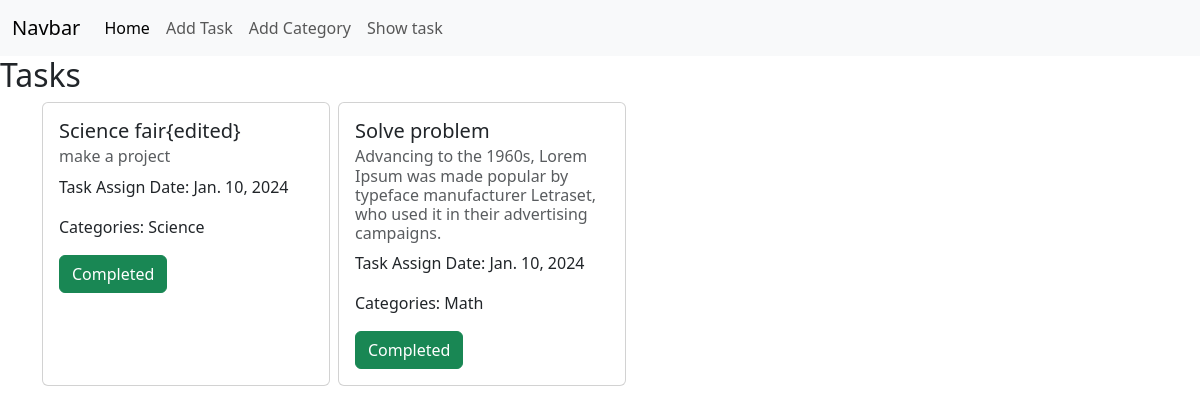
Before: /show_task/ with the older database file.
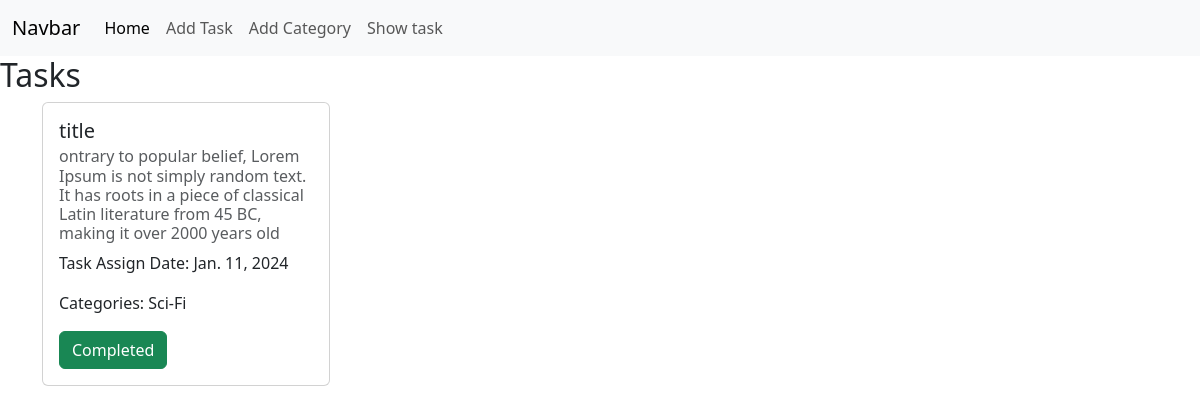
After: the same page with the newer database file.
### task/models.py (models this page shows, shortened)
class TaskModel(models.Model):
    title = models.CharField(max_length=50)
    description = models.TextField()
    is_completed = models.BooleanField(default=False)
    task_Assign_date = models.DateField()
    category = models.ManyToManyField(TaskCategory)

### category/models.py (models this page shows, shortened)
class TaskCategory(models.Model):
    name = models.CharField(max_length=50)

### task_management/views.py (the view)
# urls.py: path('show_task/',views.show_task, name="show_task"),
def show_task(req):
    form = TaskModel.objects.all()
    return render(req, 'show_task.html',{'form':form})

### templates/show_task.html
{% extends "base.html" %}
{% block body %}
<h2>Tasks</h2>
    <div class="container m-auto d-flex flex-wrap gap-2">
            {% if form %}
        {% for data in form %}
            <div class="card" style="width: 18rem;">
                <div class="card-body">
                    <h5 class="card-title">{{ data.title }}</h5>
                    <h6 class="card-subtitle mb-2 text-body-secondary">{{ data.description }}</h6>
                    <p class="card-text">Task Assign Date: {{ data.task_Assign_date }}</p>
                    <p class="card-text">Categories:
                        {% for category in data.category.all %}
                            {{ category.name }}
                        {% endfor %}
                    </p>
                    {% if data.is_completed %}
                    <button class="btn btn-success">Completed</button>
                    {%else%}
                    <a  class="btn btn-warning" href="{% url "edit" data.id %}">Edit</a>
                    <a  class="btn btn-danger" href="{% url "delete" data.id %}">Delete</a>
                    {% endif %}
                </div>
            </div>
        {% endfor %}
    {% else %}
        <p>No tasks found.</p>
    {% endif %}
    </div>
{% endblock body %}

### templates/base.html (shortened to what this page needs)
<!DOCTYPE html>
<html lang="en">
<head>
    <link href="https://cdn.jsdelivr.net/npm/bootstrap@5.3.2/dist/css/bootstrap.min.css" rel="stylesheet">
</head>
<body>
<nav class="navbar navbar-expand-lg bg-body-tertiary">
  <div class="container-fluid">
    <a class="navbar-brand" href="#">Navbar</a>
    <div class="collapse navbar-collapse" id="navbarSupportedContent">
      <ul class="navbar-nav me-auto mb-2 mb-lg-0">
        <li class="nav-item">
          <a class="nav-link active" aria-current="page" href="{% url "homepage" %}">Home</a>
        </li>
        <li class="nav-item">
          <a class="nav-link" href="{% url "task" %}">Add Task</a>
        </li>
        <li class="nav-item">
          <a class="nav-link" href="{% url "category" %}">Add Category</a>
        </li>
        <li class="nav-item">
          <a class="nav-link" href="{% url "show_task" %}">Show task</a>
        </li>
    </div>
  </div>
</nav>
{% block body %}{% endblock  %}
</body>
</html>

Changed rows visible on the page:
removed TaskModel: title "Science fair{edited}", description "make a project", task_Assign_date "Jan. 10, 2024", is_completed "Completed", TaskCategory (name "Science")
removed TaskModel: title "Solve problem", description "Advancing to the 1960s, Lorem Ipsum was made popular by typeface manufacturer Letraset, who used it in their advertising campaigns.", task_Assign_date "Jan. 10, 2024", is_completed "Completed"
removed TaskCategory: name "Math", shown under "Solve problem"
added TaskModel: title "title", description "ontrary to popular belief, Lorem Ipsum is not simply random text. It has roots in a piece of classical Latin literature from 45 BC, making it over 2000 years old", task_Assign_date "Jan. 11, 2024", is_completed "Completed", TaskCategory (name "Sci-Fi")
